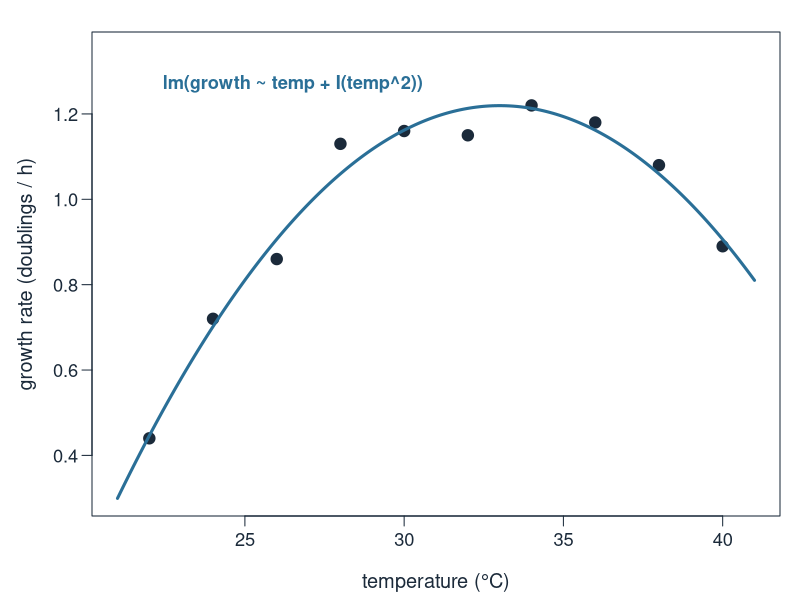
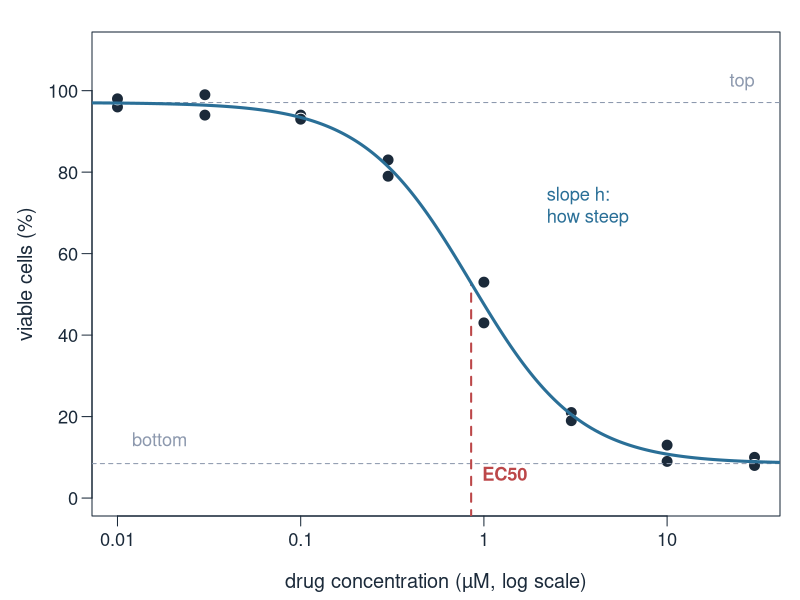
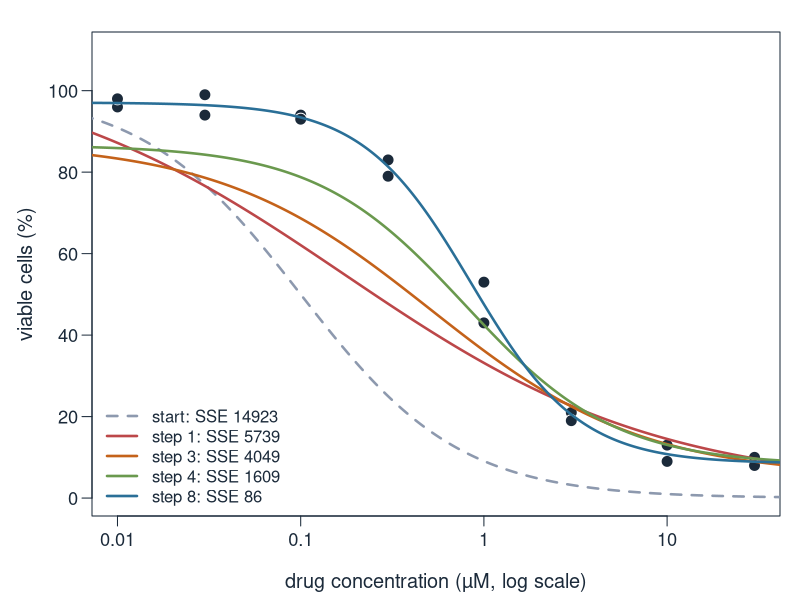
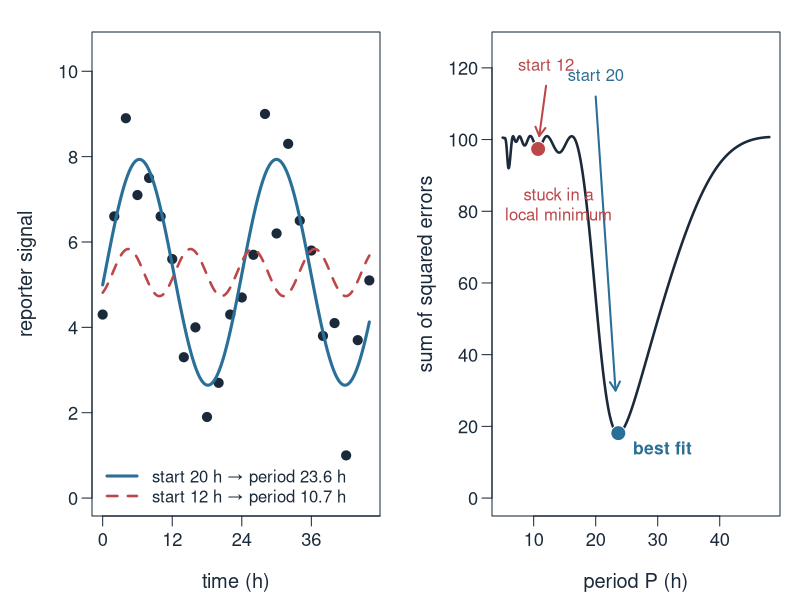
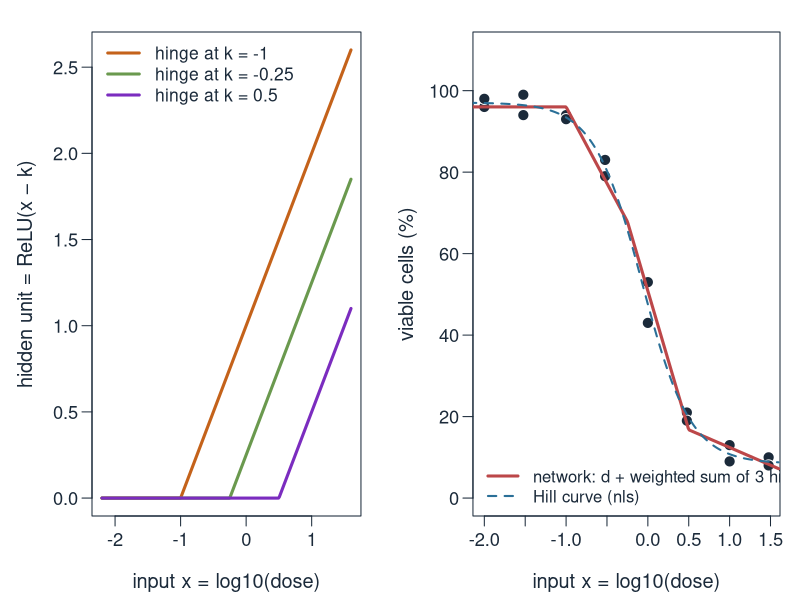
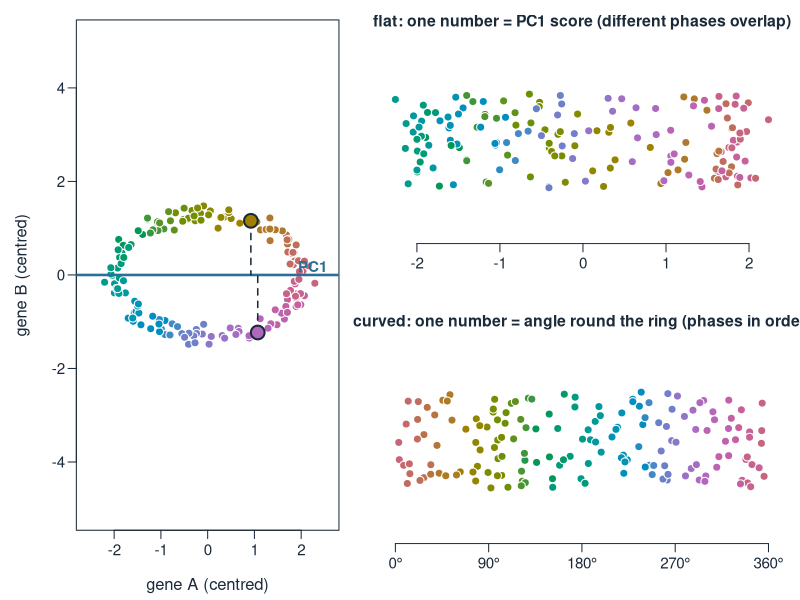

Source code (R) for these figures, in order:
# Figures for the nonlinear/ unit ("Beyond linear models").
#
# Re-run by hand from this folder (it is NOT run by `quarto render`):
#   cd nonlinear && Rscript make-nonlinear-figs.R
#
# Writes fig01-04, fig06 and fig07 (fig05, the network diagram, is a separate,
# hand-written SVG file) and prints the numbers quoted on the slides, in the
# exercise and in the quiz. Base R only. Colours follow the vae/ figures.

ink   <- "#1b2a3a"   # text and lines
cBlue <- "#2a6f97"
cRed  <- "#bc4749"
cGrn  <- "#6a994e"
cOrg  <- "#c4621a"
cGrey <- "#8d99ae"

fig <- function(file, w, h, expr) {
  svg(file, width = w, height = h, family = "Helvetica")
  par(mar = c(4.2, 4.6, 1.6, 1), las = 1, mgp = c(2.8, 0.7, 0), col.axis = ink, col.lab = ink, fg = ink,
      cex.axis = 1.1, cex.lab = 1.2)
  expr
  invisible(dev.off())
}

## ---- fig01: a curve that is still a linear model ------------------------------
## Growth rate of a bacterium against temperature: y ~ temp + temp^2 with lm().
set.seed(1)
temp <- seq(22, 40, by = 2)
g <- round(1.2 - 0.006 * (temp - 33)^2 + rnorm(length(temp), 0, 0.05), 2)
fit1 <- lm(g ~ temp + I(temp^2))
cat("fig01: growth rates:", g, "\n")
cat("fig01: coefficients:", round(coef(fit1), 4), "; optimum at",
    round(-coef(fit1)[2] / (2 * coef(fit1)[3]), 1), "degrees\n")
fig("fig01-poly-fit.svg", 6.4, 4.6, {
  plot(temp, g, pch = 21, bg = ink, col = "white", cex = 1.8, xlim = c(21, 41), ylim = c(0.3, 1.35),
       xlab = "temperature (°C)", ylab = "growth rate (doublings / h)")
  tt <- seq(21, 41, length.out = 200)
  lines(tt, predict(fit1, data.frame(temp = tt)), col = cBlue, lwd = 3)
  text(26.5, 1.27, "lm(growth ~ temp + I(temp^2))", col = cBlue, cex = 1.1, font = 2)
})

## ---- the dose-response data (used on the slides and in the exercise) -----------
dose <- rep(c(0.01, 0.03, 0.1, 0.3, 1, 3, 10, 30), each = 2)
v    <- c(96, 98, 99, 94, 94, 93, 79, 83, 43, 53, 21, 19, 9, 13, 10, 8)
hill <- function(d, bottom, top, ec50, h) bottom + (top - bottom) / (1 + (d / ec50)^h)
start <- list(bottom = 0, top = 100, ec50 = 1, h = 1)
fit2 <- nls(v ~ bottom + (top - bottom) / (1 + (dose / ec50)^h), start = start)
cf <- coef(fit2)
cat("fig02: nls estimates:", round(cf, 2), "; SSE =", round(sum(resid(fit2)^2), 1),
    "; iterations =", fit2$convInfo$finIter, "\n")
dd <- 10^seq(-2.3, 1.7, length.out = 300)

fig("fig02-dose-response.svg", 6.6, 4.6, {
  plot(dose, v, log = "x", pch = 21, bg = ink, col = "white", cex = 1.6, ylim = c(0, 110), xaxt = "n",
       xlab = "drug concentration (µM, log scale)", ylab = "viable cells (%)")
  axis(1, at = c(0.01, 0.1, 1, 10), labels = c("0.01", "0.1", "1", "10"))
  abline(h = cf[c("bottom", "top")], col = cGrey, lty = 2)
  segments(cf["ec50"], -5, cf["ec50"], hill(cf["ec50"], cf[1], cf[2], cf[3], cf[4]), col = cRed, lty = 2, lwd = 2)
  lines(dd, hill(dd, cf[1], cf[2], cf[3], cf[4]), col = cBlue, lwd = 3)
  text(30, cf["top"] + 5, "top", col = cGrey, adj = 1, cex = 1.1)
  text(0.012, cf["bottom"] + 6, "bottom", col = cGrey, adj = 0, cex = 1.1)
  text(cf["ec50"] * 1.15, 6, "EC50", col = cRed, adj = 0, cex = 1.1, font = 2)
  text(2.2, 72, "slope h:\nhow steep", col = cBlue, adj = 0, cex = 1.1)
})

## ---- fig03: nls improves the curve step by step ---------------------------------
## Started from a poor guess (EC50 = 0.1) so that the steps are visible.
## From EC50 = 10 instead, nls stops with an error (printed below).
poor <- list(bottom = 0, top = 100, ec50 = 0.1, h = 1)
ks <- c(0, 1, 3, 4, 8)
steps <- lapply(ks, function(k) {
  if (k == 0) return(unlist(poor))
  coef(suppressWarnings(nls(v ~ bottom + (top - bottom) / (1 + (dose / ec50)^h), start = poor,
                            control = nls.control(maxiter = k, warnOnly = TRUE))))
})
sse <- sapply(steps, function(p) sum((v - hill(dose, p[1], p[2], p[3], p[4]))^2))
cat("fig03: SSE after", ks, "steps:", round(sse, 1), "\n")
cat("fig03: EC50 after", ks, "steps:", round(sapply(steps, `[`, 3), 2), "\n")
r10 <- try(nls(v ~ bottom + (top - bottom) / (1 + (dose / ec50)^h),
               start = list(bottom = 0, top = 100, ec50 = 10, h = 1)), silent = TRUE)
cat("fig03: start EC50 = 10 gives:", conditionMessage(attr(r10, "condition")), "\n")
fig("fig03-nls-steps.svg", 6.6, 4.6, {
  plot(dose, v, log = "x", pch = 21, bg = ink, col = "white", cex = 1.6, ylim = c(0, 110), xaxt = "n",
       xlab = "drug concentration (µM, log scale)", ylab = "viable cells (%)")
  axis(1, at = c(0.01, 0.1, 1, 10), labels = c("0.01", "0.1", "1", "10"))
  cols <- c(cGrey, cRed, cOrg, cGrn, cBlue)
  ltys <- c(2, 1, 1, 1, 1)
  for (k in seq_along(ks)) {
    p <- steps[[k]]
    lines(dd, hill(dd, p[1], p[2], p[3], p[4]), col = cols[k], lwd = 2.5, lty = ltys[k])
  }
  legend("bottomleft", sprintf("%s: SSE %.0f", c("start", paste("step", ks[-1])), sse),
         col = cols, lty = ltys, lwd = 2.5, bty = "n", text.col = ink, cex = 1.0)
})

## ---- fig04: local minima when fitting the period of a rhythm --------------------
## Clock reporter measured every 2 h for 48 h. For a FIXED period P the model
## m + a cos(2 pi t / P) + b sin(2 pi t / P) is linear (a Fourier basis, lm);
## P itself sits inside the cos and sin, so it is a nonlinear parameter.
t <- seq(0, 46, by = 2)
y <- c(4.3, 6.6, 8.9, 7.1, 7.5, 6.6, 5.6, 3.3, 4.0, 1.9, 2.7, 4.3,
       4.7, 5.7, 9.0, 6.2, 8.3, 6.5, 5.8, 3.8, 4.1, 1.0, 3.7, 5.1)
## (simulated once: 5 + 3 cos(2 pi (t - 6) / 24) + noise sd 0.8, set.seed(2), rounded)
PP <- seq(5, 48, by = 0.05)
sseP <- sapply(PP, function(p) sum(resid(lm(y ~ cos(2 * pi * t / p) + sin(2 * pi * t / p)))^2))
mins <- which(diff(sign(diff(sseP))) == 2) + 1
cat("fig04: local minima of SSE over the period:\n"); print(cbind(P = PP[mins], SSE = round(sseP[mins], 1)))
fitP <- function(p0) nls(y ~ m + a * cos(2 * pi * t / P) + b * sin(2 * pi * t / P),
                         start = list(m = 5, a = 1, b = 1, P = p0))
good <- fitP(20); bad <- fitP(12)
cat("fig04: start P = 20 ->", round(coef(good)["P"], 2), "h, SSE", round(sum(resid(good)^2), 1),
    "; start P = 12 ->", round(coef(bad)["P"], 2), "h, SSE", round(sum(resid(bad)^2), 1), "\n")
fig("fig04-local-minima.svg", 11, 4.2, {
  layout(matrix(1:2, 1), widths = c(1, 1))
  plot(t, y, pch = 21, bg = ink, col = "white", cex = 1.5, xlab = "time (h)", ylab = "reporter signal",
       ylim = c(0, 10.5), xaxt = "n")
  axis(1, at = seq(0, 48, 12))
  ts <- seq(0, 46, length.out = 400)
  lines(ts, predict(good, data.frame(t = ts)), col = cBlue, lwd = 3)
  lines(ts, predict(bad, data.frame(t = ts)), col = cRed, lwd = 2.5, lty = 2)
  legend("bottomleft", c(sprintf("start 20 h → period %.1f h", coef(good)["P"]),
                         sprintf("start 12 h → period %.1f h", coef(bad)["P"])),
         col = c(cBlue, cRed), lwd = c(3, 2.5), lty = c(1, 2), bty = "n", text.col = ink, cex = 1.0)
  plot(PP, sseP, type = "l", lwd = 2.5, col = ink, xlab = "period P (h)", ylab = "sum of squared errors",
       ylim = c(0, 125))
  points(coef(good)["P"], sum(resid(good)^2), pch = 21, bg = cBlue, col = "white", cex = 2)
  points(coef(bad)["P"], sum(resid(bad)^2), pch = 21, bg = cRed, col = "white", cex = 2)
  arrows(20, 112, 23.2, 30, col = cBlue, lwd = 2, length = 0.1)
  text(20, 118, "start 20", col = cBlue, cex = 1.0)
  arrows(12, 115, 10.9, 101, col = cRed, lwd = 2, length = 0.1)
  text(12, 121, "start 12", col = cRed, cex = 1.0)
  text(26, 14, "best fit", col = cBlue, adj = 0, cex = 1.05, font = 2)
  text(14, 82, "stuck in a\nlocal minimum", col = cRed, cex = 1.0)
})

## ---- fig06: hinges from a ReLU layer add up to a curve --------------------------
## One input (log10 dose), three hidden ReLU units with fixed hinges, one output.
## With the hidden layer fixed, the output layer is an ordinary lm() on the hinges.
relu <- function(z) pmax(0, z)
u <- log10(dose)
knots <- c(-1, -0.25, 0.5)
H <- sapply(knots, function(k) relu(u - k))
fit6 <- lm(v ~ H)
cat("fig06: output weights (d, then one per hinge):", round(coef(fit6), 1),
    "; SSE =", round(sum(resid(fit6)^2), 1), "\n")
uu <- seq(-2.2, 1.6, length.out = 300)
HH <- sapply(knots, function(k) relu(uu - k))
fig("fig06-relu-hinges.svg", 11, 4.2, {
  layout(matrix(1:2, 1), widths = c(1, 1.1))
  hc <- c(cOrg, cGrn, "#7b2cbf")
  matplot(uu, HH, type = "l", lty = 1, lwd = 3, col = hc, xlab = "input x = log10(dose)",
          ylab = "hidden unit = ReLU(x − k)", ylim = c(0, 2.6))
  legend("topleft", paste0("hinge at k = ", knots), col = hc, lwd = 3, bty = "n", text.col = ink, cex = 1.05)
  plot(u, v, pch = 21, bg = ink, col = "white", cex = 1.5, ylim = c(0, 110),
       xlab = "input x = log10(dose)", ylab = "viable cells (%)")
  lines(uu, cbind(1, HH) %*% coef(fit6), col = cRed, lwd = 3)
  lines(uu, hill(10^uu, cf[1], cf[2], cf[3], cf[4]), col = cBlue, lwd = 2, lty = 2)
  legend("bottomleft", c("network: d + weighted sum of 3 hinges", "Hill curve (nls)"),
         col = c(cRed, cBlue), lwd = c(3, 2), lty = c(1, 2), bty = "n", text.col = ink, cex = 1.0)
})

## ---- fig07: a ring needs a curved coordinate ------------------------------------
## Cells cycling through G1 -> S -> G2/M: two marker genes trace out a ring.
set.seed(8)
n <- 160
ang <- runif(n, 0, 2 * pi)
G <- cbind(2.0 * cos(ang), 1.3 * sin(ang)) + matrix(rnorm(2 * n, 0, 0.12), n)
pc <- prcomp(G)
score <- pc$x[, 1] * sign(pc$rotation[1, 1])
theta <- atan2(G[, 2] / 1.3, G[, 1] / 2.0) %% (2 * pi)
cat("fig07: PC1 =", round(pc$rotation[, 1] * sign(pc$rotation[1, 1]), 2),
    "; share of variance on PC1 =", round(summary(pc)$importance[2, 1], 2), "\n")
colOf <- function(a) {
  # a cyclic palette: hue goes once round the colour wheel as the angle goes round the ring
  hcl(h = (a / (2 * pi)) * 360, c = 65, l = 55)
}
fig("fig07-ring-pca.svg", 11, 4.3, {
  layout(matrix(c(1, 1, 2, 3), 2), widths = c(1, 1.25))
  par(mar = c(4.2, 4.6, 1.2, 1))
  plot(G, pch = 21, bg = colOf(ang), col = "white", cex = 1.3, asp = 1, xlim = c(-2.6, 2.6),
       xlab = "gene A (centred)", ylab = "gene B (centred)")
  abline(h = 0, col = cBlue, lwd = 2.5)
  text(2.55, 0.18, "PC1", col = cBlue, font = 2, adj = 1, cex = 1.1)
  i1 <- which.min(abs(ang - pi / 3)); i2 <- which.min(abs(ang - 5 * pi / 3))
  for (i in c(i1, i2)) segments(G[i, 1], G[i, 2], G[i, 1], 0, col = ink, lty = 2, lwd = 1.5)
  points(G[c(i1, i2), , drop = FALSE], pch = 21, bg = colOf(ang[c(i1, i2)]), col = ink, cex = 2.2, lwd = 2)
  par(mar = c(3.4, 1.5, 2.2, 1))
  plot(score, jitter(rep(0, n), amount = 0.3), pch = 21, bg = colOf(ang), col = "white", cex = 1.3,
       ylim = c(-0.6, 0.6), yaxt = "n", xlab = "", ylab = "", bty = "n")
  mtext("flat: one number = PC1 score (different phases overlap)", side = 3, line = 0.4, cex = 0.95, col = ink, font = 2)
  plot(theta * 180 / pi, jitter(rep(0, n), amount = 0.3), pch = 21, bg = colOf(ang), col = "white", cex = 1.3,
       ylim = c(-0.6, 0.6), yaxt = "n", xaxt = "n", xlab = "", ylab = "", bty = "n", xlim = c(0, 360))
  axis(1, at = seq(0, 360, 90), labels = paste0(seq(0, 360, 90), "°"))
  mtext("curved: one number = angle round the ring (phases in order)", side = 3, line = 0.4, cex = 0.95, col = ink, font = 2)
})
